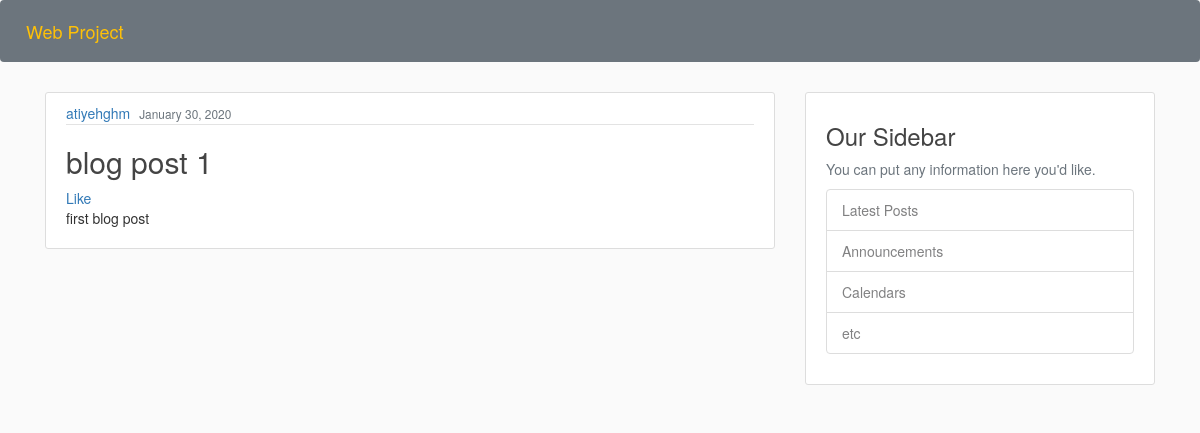
/view_post/1, run on an earlier commit of the app's database.
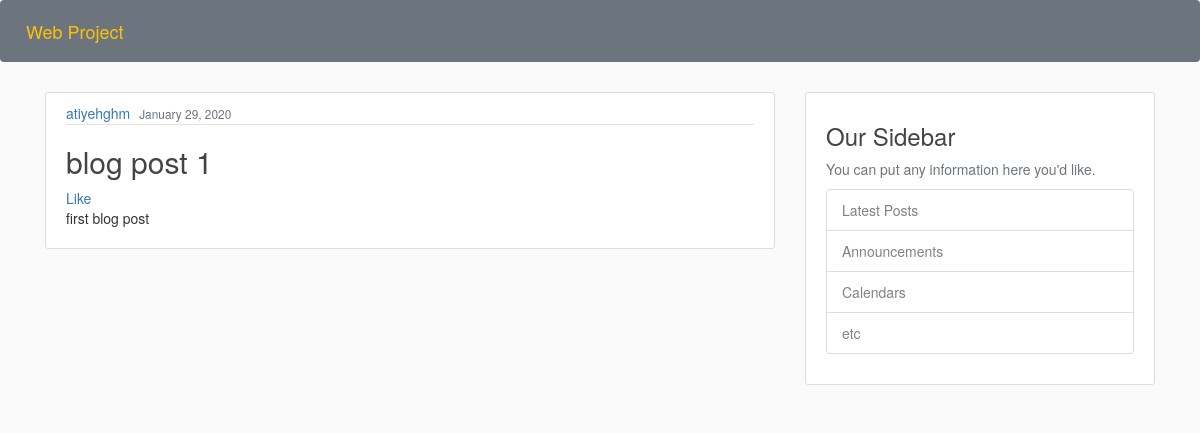
And on a later commit of the database.
### blog/models.py (models this page shows)
class post(models.Model):
    title = models.CharField(max_length=200)
    content = models.TextField()
    date_posted = models.DateTimeField(default=timezone.now)
    author = models.ForeignKey(User, on_delete=models.CASCADE)
    chanel = models.ForeignKey(Chanel, on_delete=models.CASCADE, null=True, blank= True)
    post_pic = models.ImageField(upload_to='post_picd', null=True, blank=True)

### blog/views.py (the view)
# urls.py: path('view_post/<int:p_pk>', views.view_post, name='view_post'),
def view_post(request, p_pk):
    mypost= post.objects.filter(id = p_pk)
    resp = {'shared_url' : f'127.0.0.1/view_post/{p_pk}',
            'post': mypost[0]
            }
    return render(request, 'blog/view_posts.html', resp)

### blog/templates/blog/view_posts.html (shortened to what this page needs)
{% extends "blog/base.html" %}
{% block content %}
        <article class="media content-section">
          <div class="media-body">
            <div class="article-metadata">
              <a class="mr-2" href="#">{{ post.author }}</a>
              <small class="text-muted">{{ post.date_posted|date:"F d, Y" }}</small>
            </div>
            <h2><a class="article-title">{{ post.title }}</a></h2>
    <a class="likebutton" id="like{{post.id}}" href="#" data-catid="{{ post.id }}">Like</a>
            <p class="article-content">{{ post.content }}</p>
          </div>
        </article>
{% endblock content %}

What changed in the data, as far as the page shows it:
changed post "blog post 1": date_posted "January 30, 2020" → "January 29, 2020"
